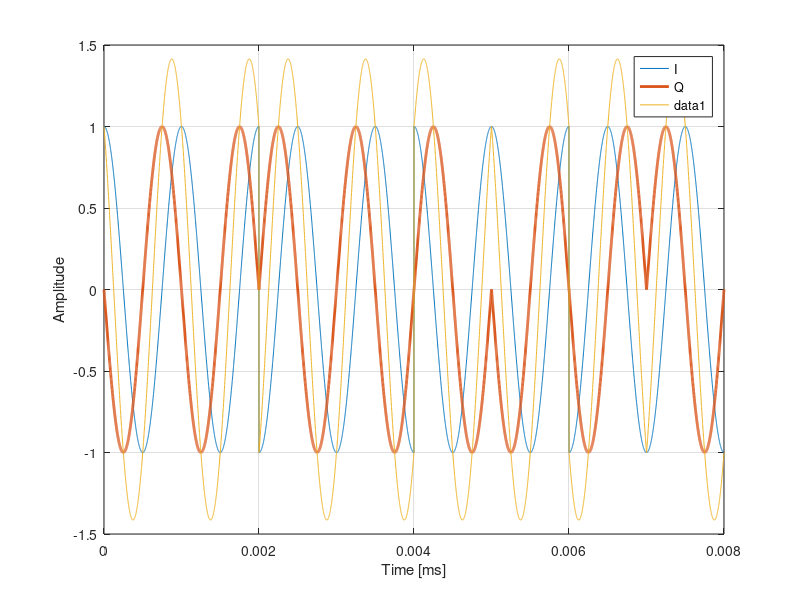

Recreate this plot in MATLAB.
%This code is a simulation of a quadrature transmitter/receiver. Currently
%only works for an even number of bits.

%Created on 11/3/2015 by RWB Test

clear all
close all

t = linspace(0,.001,1000);%sampling at 1000x the frequency
%t = 0:1/1000000:.001

A = 1;
f = 1000;
y1 = A*sin(2*pi*f*t); %+sin
y2 = -A*sin(2*pi*f*t);%-sin
y3 = A*cos(2*pi*f*t); %+cos
y4 = -A*cos(2*pi*f*t);%-cos

stream = [1,0,1,0,0,1,0,1,1,1,1,0,0,0,0,1]; %bit stream

%transmitter initials
len = size(stream,2);
ang = zeros(1,len/2);
count = 1;

%Receiver initials
sz = size(ang,2);
bits = zeros(1,len);
count2 = 1;

%Mimics the transmitter/Receiver
graph = [];
graphi = [];
graphq = [];
for i = 1:2:len
    %Mimics the Transmitter
    
    %Assigns the I and Q from the incoming bit stream (2 bits)
    msb = num2str(stream(i));%msb as a string
    lsb = num2str(stream(i+1));%lsb as a string
    x = [msb,lsb];%concatenates the string
    
    switch x
        case '11'
            I = y3;
            Q = y1;
        case '01'
            I = y4;
            Q = y1;
        case '00'
            I = y4;
            Q = y2;
        case '10'
            I = y3;
            Q = y2;
    end
    
    %Mixes the two signals by adding them together
    out = I+Q;%This is what is transmitted
    
    graph = [graph , out]; %phase angles
    graphi = [graphi, I]; %I
    graphq = [graphq, Q]; %Q
    
    %<Channel> --No delay, no noise--
    
    %Mimics the Receiver
    
    %Finds the phase angle from a cosine reference
    [M,I] = max(out);
    [Mref,Iref] = max(y3);
    tau = t(I) - t(Iref);%time delay between peaks
    ang(count) = 2*pi*f*tau;%stores phase angle into an array

    %Based on the angle, assigns bit values (see constellation)
    if ang(count) >= 0 && ang(count) < pi/2          %First Quadrant
        bits(count2:count2+1) = [1,1];
    elseif ang(count) >= pi/2 && ang(count) < pi     %Second Quadrant
        bits(count2:count2+1) = [0,1];
    elseif ang(count) >=pi && ang(count) < 3*pi/2    %Third Quadrant
        bits(count2:count2+1) = [0,0];
    elseif ang(count) >= 3*pi/2 && ang(count) < 2*pi %Fourth Quadrant
        bits(count2:count2+1) = [1,0];
    end
    
    count2 = count2+2;
    count = count+1;
end

%display(bits)

ti = linspace(0,.001*len/2,1000*len/2);%time for i
tq = linspace(0,.001*len/2,1000*len/2);%time for q
figure
plot(ti,graphi);
hold on; grid on
plot(tq,graphq,'LineWidth',2);
legend('I','Q')
xlabel('Time [ms]')
ylabel('Amplitude')

tnow = linspace(0,.001*len/2,1000*len/2);
% figure
plot(tnow,graph);

%edit
